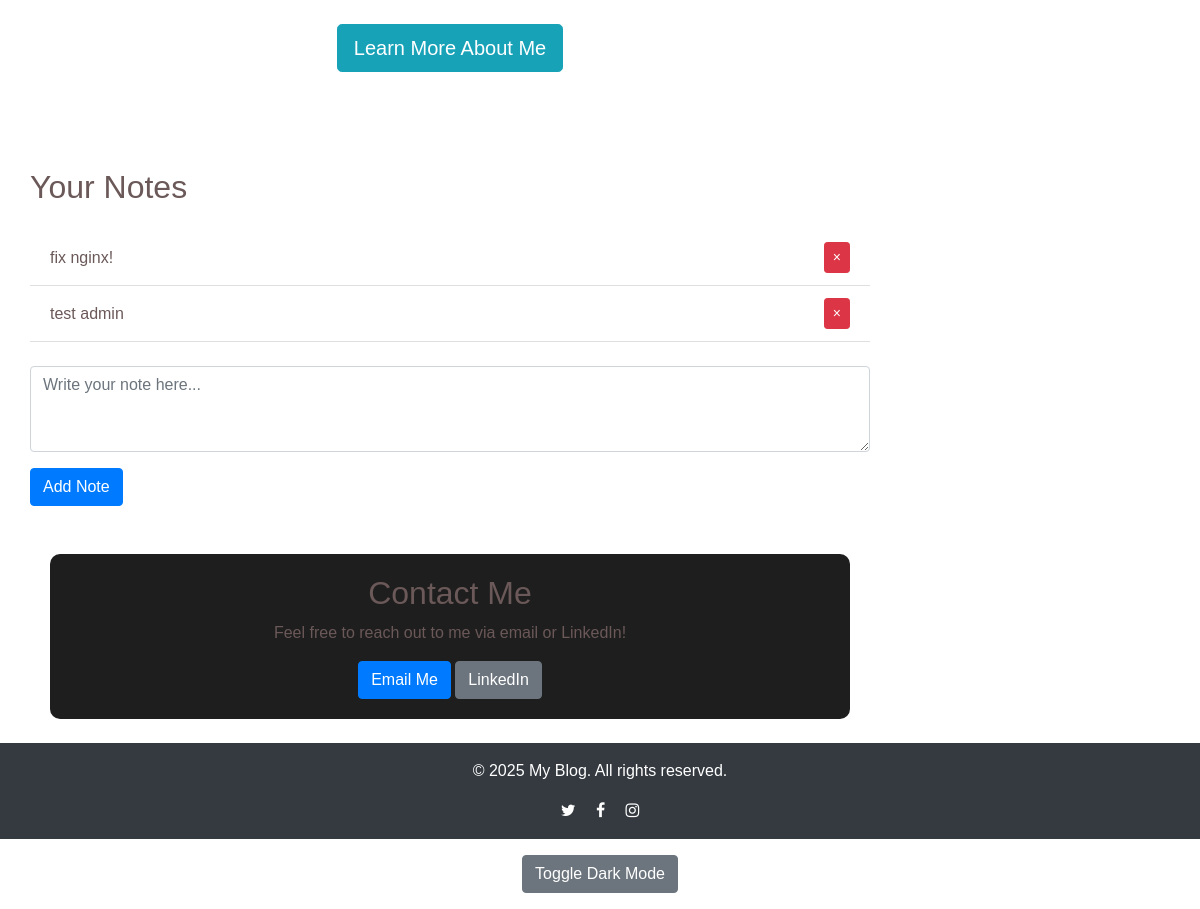
Page / (signed in, lower part) on the earlier database version.
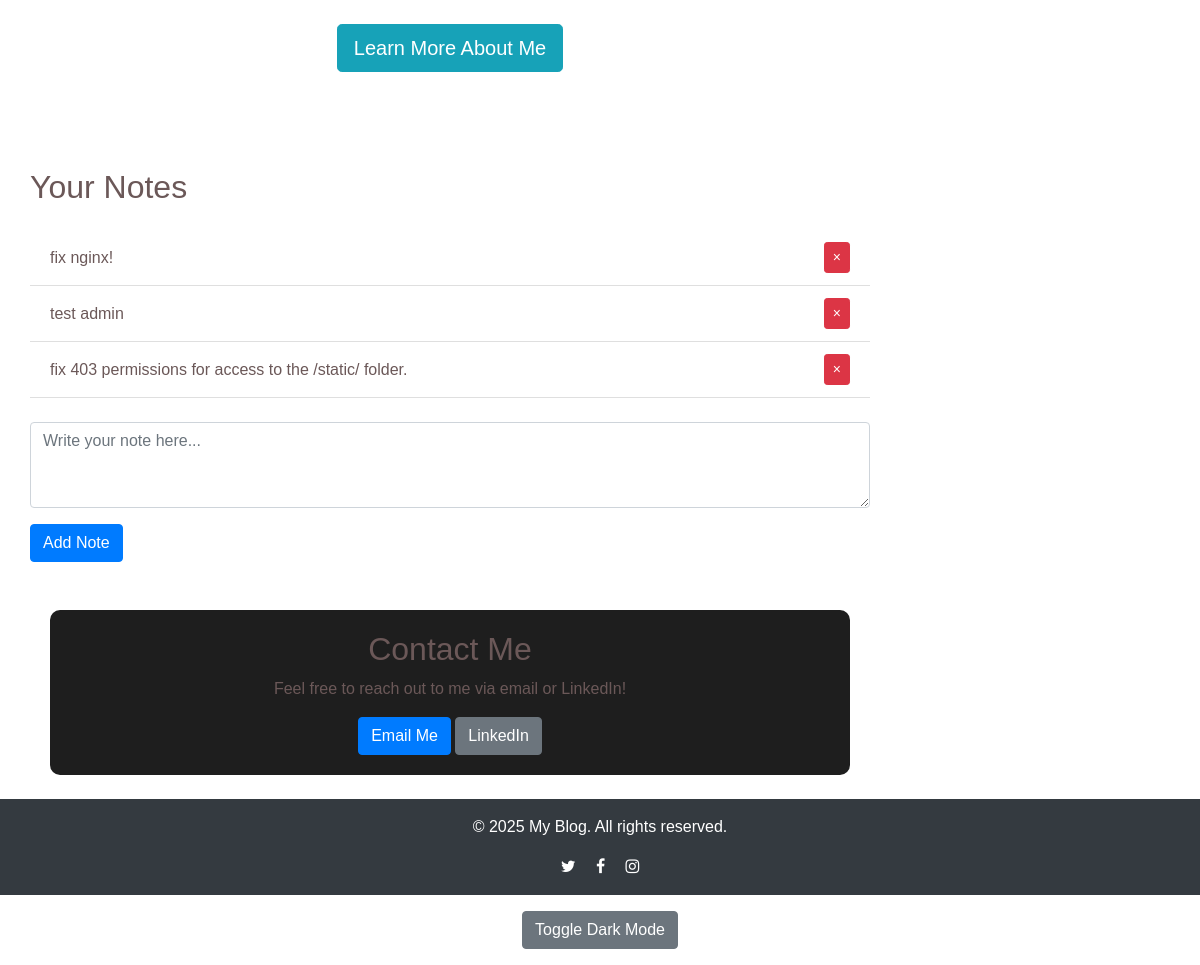
Same page on the later database version.
### website/models.py (models this page shows)
class Note(db.Model):
    id = db.Column(db.Integer, primary_key=True)
    data = db.Column(db.String(10000))
    date = db.Column(db.DateTime(timezone=True), default=func.now())
    user_id = db.Column(db.Integer, db.ForeignKey('user.id'))

### website/views.py (the view, shortened to what this page needs)
@views.route('/', methods=['GET', 'POST'])
def home():
    if not current_user.is_authenticated:
        return render_template("home.html", user=None)
    return render_template("home.html", user=current_user)

### website/templates/home.html (shortened to what this page needs)
{% extends "base.html" %}
{% block content %}
<div class="container-fluid mt-4">
    <div class="row">
        <div class="col-md-12">
            <div class="my-5">
                <div class="my-4 text-center">
                    <a href="{{ url_for('views.blog') }}" class="btn btn-info btn-lg">Learn More About Me</a>
                </div>
            </div>
        </div>
    </div>
</div>
<div class="container-fluid mt-5">
    <div class="row">
        <div class="col-md-12">
            <h2 class="mb-4">Your Notes</h2>
            {% if user.notes %}
            <ul class="list-group list-group-flush mb-4" id="notes">
                {% for note in user.notes %}
                <li class="list-group-item d-flex justify-content-between align-items-center">
                    {{ note.data }}
                    <button type="button" class="btn btn-danger btn-sm" onClick="deleteNote('{{ note.id }}')">
                        <span aria-hidden="true">&times;</span>
                    </button>
                </li>
                {% endfor %}
            </ul>
            {% else %}
            <p>Leave me note or a message!!</p>
            {% endif %}
            <form method="POST">
                <textarea name="note" id="note" class="form-control mb-3" placeholder="Write your note here..." rows="3"></textarea>
                <button type="submit" class="btn btn-primary">Add Note</button>
            </form>
        </div>
    </div>
</div>
<div id="contact" class="container mt-5">
    <h2 class="text-center">Contact Me</h2>
    <p class="text-center">Feel free to reach out to me via email or LinkedIn!</p>
    <div class="text-center">
        <a href="mailto:your-email@example.com" class="btn btn-primary">Email Me</a>
        <a href="https://www.linkedin.com/in/your-profile" target="_blank" class="btn btn-secondary">LinkedIn</a>
    </div>
</div>
{% endblock %}

### website/templates/base.html (shortened to what this page needs)
<!DOCTYPE html>
<html>
  <head>
    <link
        rel="stylesheet"
        href="https://stackpath.bootstrapcdn.com/bootstrap/4.4.1/css/bootstrap.min.css"
    />
    <link
        rel="stylesheet"
        href="https://stackpath.bootstrapcdn.com/font-awesome/4.7.0/css/font-awesome.min.css"
    />
    <link rel="stylesheet" href="{{ url_for('static', filename='style.css') }}">
  </head>
  <body>
            <div class="col-md-9">
                {% block content %}
                {% endblock %}
            </div>
    <footer class="bg-dark text-white text-center py-3 mt-4">
        <p>&copy; 2025 My Blog. All rights reserved.</p>
        <a href="https://twitter.com" class="text-white mx-2"><i class="fa fa-twitter"></i></a>
        <a href="https://facebook.com" class="text-white mx-2"><i class="fa fa-facebook"></i></a>
        <a href="https://instagram.com" class="text-white mx-2"><i class="fa fa-instagram"></i></a>
    </footer>
    <div class="text-center my-3">
        <button id="theme-toggle" class="btn btn-secondary">Toggle Dark Mode</button>
    </div>
  </body>
</html>

### website/static/style.css (style rules this page uses)
body { background-color: #ffffff; color: #6b5858; font-family: Arial, sans-serif; }
.container { max-width: 800px; margin: auto; padding: 20px; background: #1e1e1e; border-radius: 10px; box-shadow: 0 0 10px rgba(255, 255, 255, 0.1); }
button { background-color: #6200ea; color: white; border: none; padding: 10px 15px; border-radius: 5px; cursor: pointer; }

Differences in the rows shown:
added Note: data "fix 403 permissions for access to the /static/ folder."
